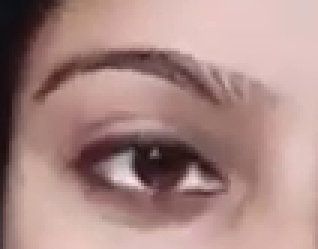
#> input picture imageprocessing/image/girleye.png, 106 x 83 px (shown 3 times larger)
$ python templeteMatch.py
#> lines starting #> are read from the running program, lines starting #| are printed output that depends on the picture; after the words box and inside, x2 and y2 are one past the last pixel; in counts of white or black regions, pixels touching at a corner belong together
import cv2

Tamp=cv2.imread("image/girleye.png")
#> Tamp is the input picture: shape (83, 106, 3); mean B, G, R 133.1, 137.2, 170.4
grayT=cv2.cvtColor(Tamp,cv2.COLOR_BGR2GRAY)
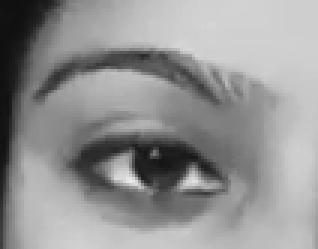
#> grayT: shape (83, 106) (shown 3 times larger); min 15, max 236, mean 146.6
h,w = Tamp.shape[:2]
#> h = 83; w = 106
print(w,',',h)
#| 106 , 83
cv2.imshow("TemplateImage",Tamp)
cv2.waitKey(0)
cv2.destroyAllWindows()

Original=cv2.imread("image/girl.png")
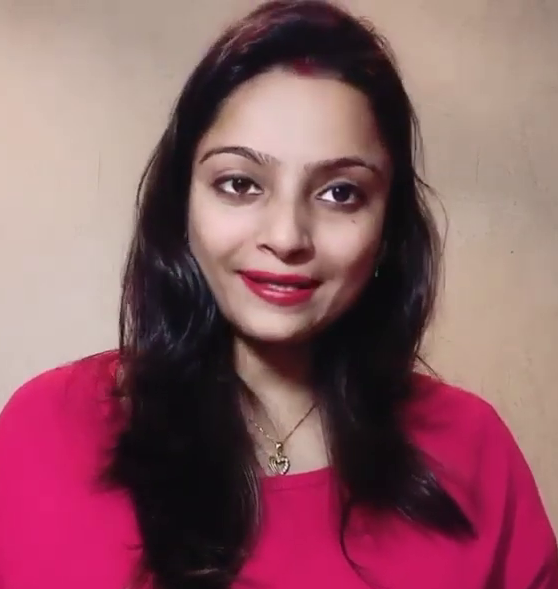
#> input picture imageprocessing/image/girl.png, 558 x 589 px
#> Original is the input picture: shape (589, 558, 3); mean B, G, R 100, 91.7, 140.7
cv2.imshow("OriginalImage",Original)
grayO=cv2.cvtColor(Original,cv2.COLOR_BGR2GRAY)
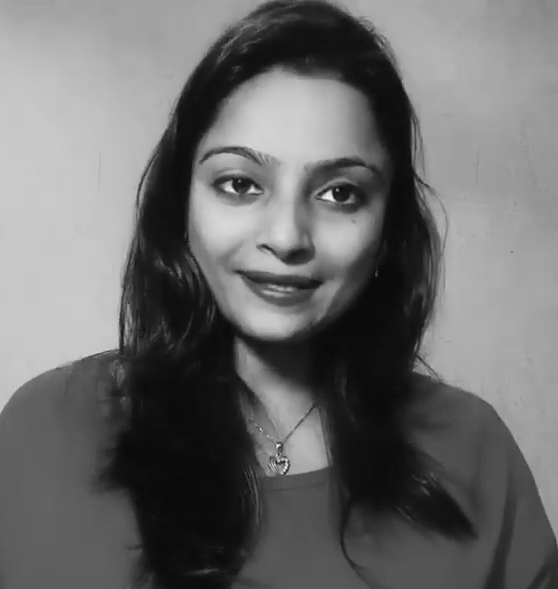
#> grayO: shape (589, 558); min 8, max 242, mean 107.2
cv2.waitKey(0)
cv2.destroyAllWindows()

res1=cv2.matchTemplate(grayO,grayT,cv2.TM_SQDIFF)
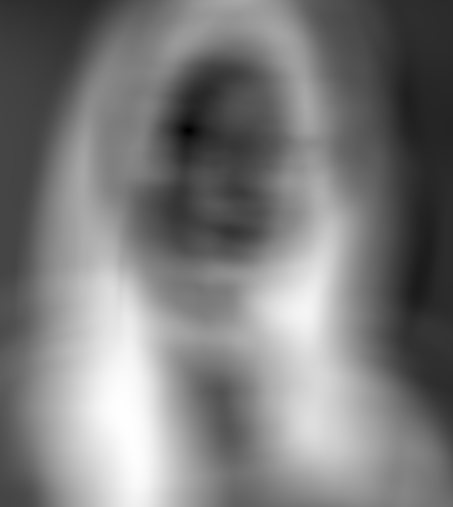
#> res1: shape (507, 453) float32; min 64, max 180947536, mean 87936744; drawn with min black and max white
min1Val,max1Val,min1Loc,max1Loc=cv2.minMaxLoc(res1)
#> min1Val = 64; max1Val = 180947536; min1Loc = (188, 130); max1Loc = (127, 424)
print(min1Val,',',max1Val,',',min1Loc,',',max1Loc)
#| 64.0 , 180947536.0 , (188, 130) , (127, 424)
topleft=min1Loc
#> topleft = (188, 130)
btmRht=(topleft[0]+h,topleft[1]+w)
#> btmRht = (271, 236)
print(res1)
#> (printed output is left out)
cv2.rectangle(Original,topleft,btmRht ,(0,255,0))
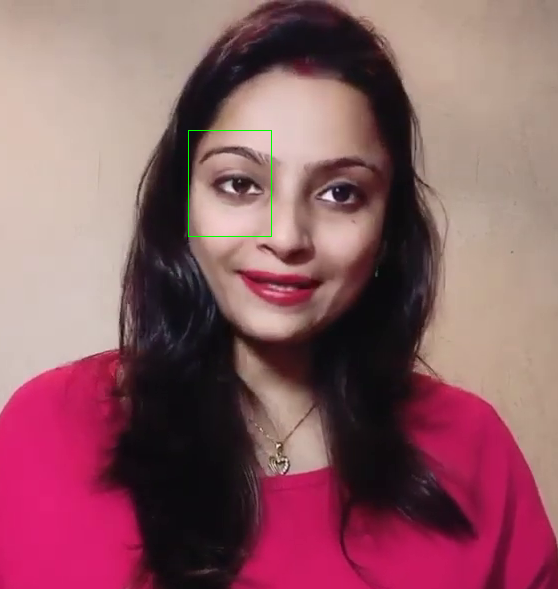
#> Original: shape (589, 558, 3); 0.12% of pixels changed, all inside (x1, y1, x2, y2) = (188, 130, 272, 237)
cv2.imshow("HERE IS MATCHING",Original)
cv2.waitKey(0)
cv2.destroyAllWindows()
